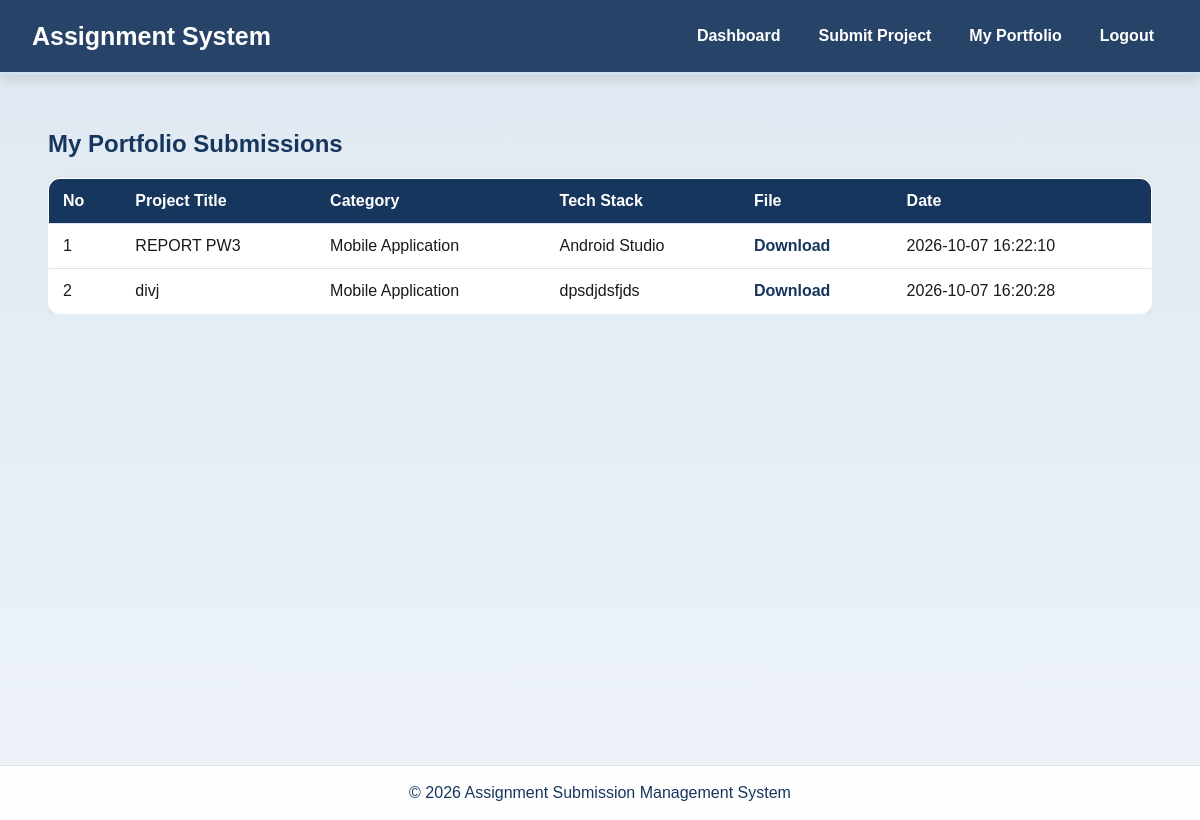
The app's page /my_submissions.php (signed in) with its own data.
### tables this page shows
CREATE TABLE IF NOT EXISTS `projects` (
  `id` int NOT NULL AUTO_INCREMENT,
  `user_id` int NOT NULL,
  `category_id` int NOT NULL,
  `title` varchar(200) NOT NULL,
  `description` text NOT NULL,
  `tech_stack` varchar(255) NOT NULL,
  `file_path` varchar(255) NOT NULL,
  `created_at` timestamp NULL DEFAULT CURRENT_TIMESTAMP,
  PRIMARY KEY (`id`),
  KEY `user_id` (`user_id`),
  KEY `category_id` (`category_id`),
  CONSTRAINT `projects_ibfk_1` FOREIGN KEY (`user_id`) REFERENCES `users` (`id`) ON DELETE CASCADE,
  CONSTRAINT `projects_ibfk_2` FOREIGN KEY (`category_id`) REFERENCES `categories` (`id`) ON DELETE RESTRICT
);

CREATE TABLE IF NOT EXISTS `categories` (
  `id` int NOT NULL AUTO_INCREMENT,
  `category_name` varchar(100) NOT NULL,
  `description` text NOT NULL,
  `created_at` timestamp NULL DEFAULT CURRENT_TIMESTAMP,
  PRIMARY KEY (`id`),
  UNIQUE KEY `category_name` (`category_name`)
);

### my_submissions.php (the view, shortened to what this page needs)
<?php
include "db.php";
$user_id = $_SESSION["user_id"];
$stmt = $conn->prepare("SELECT projects.*, categories.category_name FROM projects INNER JOIN categories ON projects.category_id = categories.id WHERE projects.user_id = ? ORDER BY projects.created_at DESC");
$stmt->bind_param("i", $user_id);
$stmt->execute();
$result = $stmt->get_result();
include "header.php";
?>
<div class="table-container">
    <h2>My Portfolio Submissions</h2>
    <table>
        <tr>
            <th>No</th>
            <th>Project Title</th>
            <th>Category</th>
            <th>Tech Stack</th>
            <th>File</th>
            <th>Date</th>
        </tr>
        <?php
        $no = 1;
        while ($row = $result->fetch_assoc()) {
        ?>
        <tr>
            <td><?php echo $no++; ?></td>
            <td><?php echo $row["title"]; ?></td>
            <td><?php echo $row["category_name"]; ?></td>
            <td><?php echo $row["tech_stack"]; ?></td>
            <td>
                <?php if (!empty($row["file_path"])) { ?>
                    <a href="<?php echo $row["file_path"]; ?>" download>Download</a>
                <?php } ?>
            </td>
            <td><?php echo $row["created_at"]; ?></td>
        </tr>
        <?php } ?>
    </table>
</div>
<?php include "footer.php"; ?>

### style.css (style rules this page uses)
* { box-sizing: border-box; }
body { margin: 0; font-family: Arial, sans-serif; background: linear-gradient(180deg, #dfe8f1 0%, #edf3f8 100%); color: #1a1a1a; }
.table-container { width: 92%; margin: 35px auto 50px; overflow-x: auto; }
.table-container h2 { color: #17365d; }
table { width: 100%; border-collapse: collapse; background-color: #ffffff; border: 1px solid #d8e4ef; border-radius: 12px; overflow: hidden; box-shadow: 0 4px 14px rgba(23, 54, 93, 0.06); }
th, td { padding: 13px 14px; text-align: left; border-bottom: 1px solid #d8e4ef; }
th { background-color: #17365d; color: #ffffff; }
td { color: #1a1a1a; }
td a { color: #17365d; text-decoration: none; font-weight: bold; }

### records on screen
projects: title "REPORT PW3", category.category_name "Mobile Application", tech_stack "Android Studio", created_at "2026-10-07 16:22:10"
projects: title "divj", category.category_name "Mobile Application", tech_stack "dpsdjdsfjds", created_at "2026-10-07 16:20:28"
